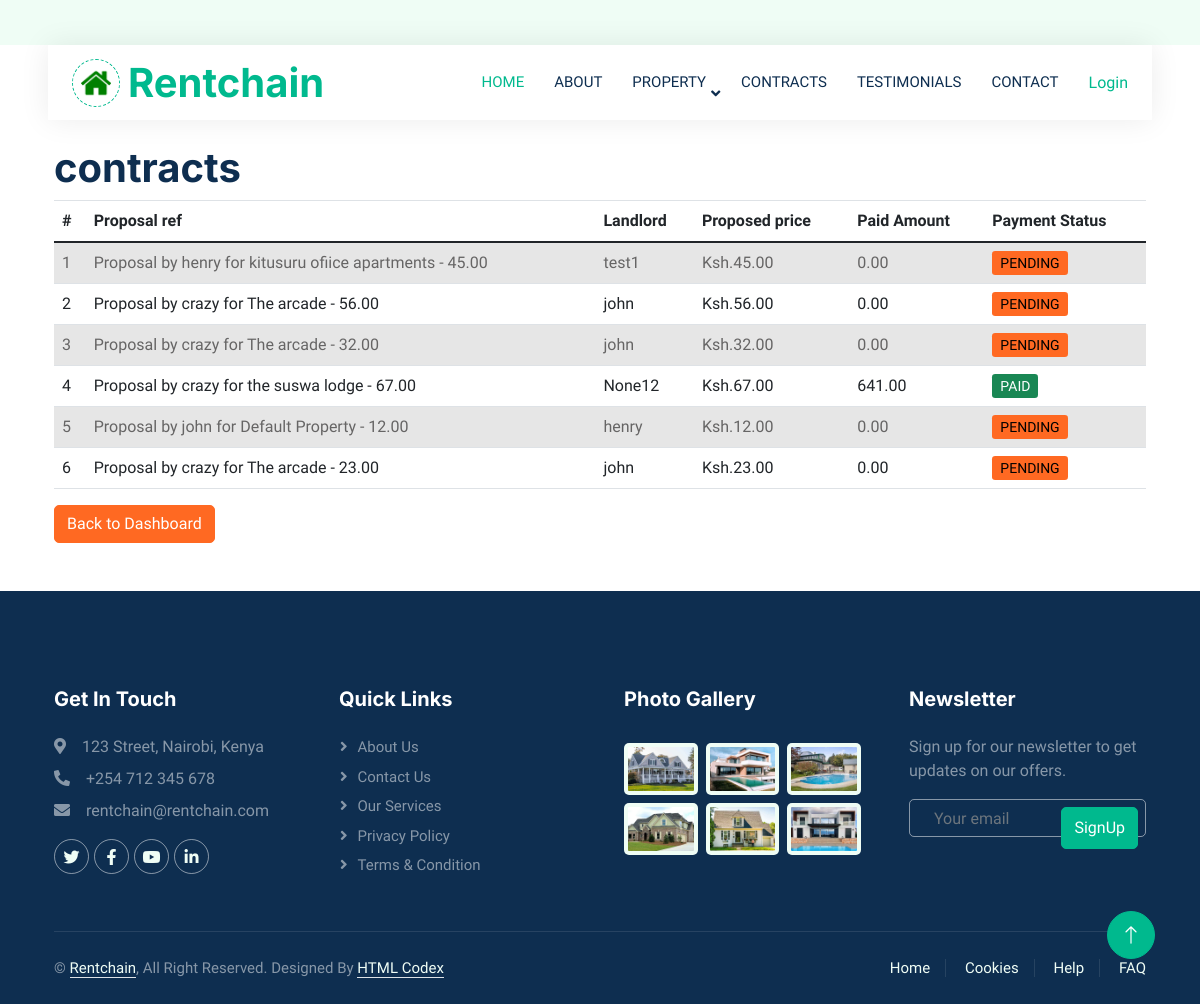
Page /Contracts/ on the committed database.
### property_app/models.py (models this page shows, shortened)
class Contract(models.Model):
    proposal = models.OneToOneField(Proposal, on_delete=models.CASCADE)
    landlord = models.ForeignKey(User, on_delete=models.CASCADE)
    client = models.ForeignKey(
        User, related_name="client_contracts", on_delete=models.CASCADE
    )
    property_ref = models.ForeignKey(Property, on_delete=models.CASCADE, related_name="contracts")
    lease_value = models.DecimalField(max_digits=10, decimal_places=2)
    start_date = models.DateField(null=True, blank=True)
    end_date = models.DateField(null=True, blank=True)
    landlord_signature = models.CharField(max_length=100, null=True, blank=True)
    client_signature = models.CharField(max_length=100, null=True, blank=True)
    paid_amount = models.DecimalField(max_digits=10, decimal_places=2, default=0)
    @property
    def payment_status(self):
        if self.proposal.proposed_price <= self.paid_amount:
            return "PAID"
        return "PENDING"
    logging.basicConfig(level=logging.DEBUG, format='%(asctime)s - %(levelname)s - %(message)s')

class Proposal(models.Model):
    STATUS_CHOICES = [
        ('pending', 'Pending'),
        ('accepted', 'Accepted'),
        ('rejected', 'Rejected'),
    ]
    payment_status = models.CharField(
        max_length=20,
        choices=[('Pending', 'Pending'), ('Paid', 'Paid')],
        default='Pending'
    )
    property = models.ForeignKey(Property, on_delete=models.CASCADE, related_name='proposals')
    proposer = models.ForeignKey(settings.AUTH_USER_MODEL, on_delete=models.CASCADE, related_name='proposals')
    proposed_price = models.DecimalField(max_digits=10, decimal_places=2)
    message = models.TextField(blank=True, null=True)
    created_at = models.DateTimeField(auto_now_add=True)
    status = models.CharField(max_length=10, choices=STATUS_CHOICES, default='pending')  # New field
    landlord_response = models.TextField(blank=True, null=True)  # New field
    paid_amount = models.DecimalField(max_digits=10, decimal_places=2, default=0)
    start_date = models.DateField(null=True, blank=True)
    end_date = models.DateField(null=True, blank=True)
    def __str__(self):
        return f"Proposal by {self.proposer} for {self.property.name} - {self.proposed_price}"
    from django.core.exceptions import ObjectDoesNotExist

class User(AbstractUser):
    ROLES = [
        ('client', 'Client'),
        ('landlord', 'Landlord'),
        ('admin', 'Admin'),
    ]
    role = models.CharField(max_length=10, choices=ROLES, default='client')
    wallet_balance = models.DecimalField(max_digits=10, decimal_places=2, default=0.00)
    groups = models.ManyToManyField(
        Group,
        related_name="custom_user_groups",  # Specify a custom related_name
        blank=True,
    )
    user_permissions = models.ManyToManyField(
        Permission,
        related_name="custom_user_permissions",  # Specify a custom related_name
        blank=True,
    )

class Property(models.Model):
    id = models.AutoField(primary_key=True)  # Auto-incrementing ID field
    landlord = models.ForeignKey(settings.AUTH_USER_MODEL, on_delete=models.CASCADE, related_name="properties")
    name = models.CharField(max_length=255, default='test')
    description = models.TextField(default='test')
    price = models.DecimalField(max_digits=10, decimal_places=2,default='123')
    location = models.CharField(max_length=255,default='test')
    created_at = models.DateTimeField(auto_now_add=True)
    number_of_units=models.IntegerField()
    size=models.IntegerField()
    baths=models.IntegerField()
    beds=models.IntegerField()
    amenities = models.ManyToManyField('Amenity', blank=True, related_name='properties',default='gym')
    contact_number = models.CharField(max_length=15, blank=True, null=True,default='0711111')
    utilities = models.TextField(blank=True, null=True, help_text="List included utilities (e.g., water, electricity).",default='water')
    nearby_features = models.TextField(blank=True, null=True,default='school')
    lease_type=[
        ('rent','Rent'),
        ('sale','Sale'),
        ('lease','Lease')
    ]
    CATEGORY_CHOICES = [
        ('apartment', 'Apartment'),
        ('villa', 'Villa'),
        ('Home', 'home'),
        ('Office', 'office'),
        ('Garage', 'garage'),
    ]
    STATUS_CHOICES = [
    ('available', 'Available'),
    ('occupied', 'Occupied'),
    ('sold', 'Sold'),
]
    FURNISHING_CHOICES = [
    ('furnished', 'Furnished'),
    ('semi-furnished', 'Semi-Furnished'),
    ('unfurnished', 'Unfurnished'),
]
    furnishing_status = models.CharField(max_length=50, choices=FURNISHING_CHOICES, default='unfurnished')
    status = models.CharField(max_length=50, choices=STATUS_CHOICES, default='available')
    category = models.CharField(max_length=50, choices=CATEGORY_CHOICES, default='apartment')
    t_type= models.CharField(max_length=50,choices=lease_type,default='rent')

### property_app/views.py (the view)
# urls.py: path('Contracts/', ContractListView.as_view(), name='view_contracts'),
class ContractListView(View):
    template_name = 'manage_contracts.html'
    def get(self, request, *args, **kwargs):
        contracts = Contract.objects.select_related('proposal')
        return render(request, self.template_name, {'contracts': contracts})

### property_app/context_processors.py (called while the page is built, shortened)
def dashboard_url(request):
    return {'dashboard_url': None}

### property_app/templates/manage_contracts.html
{% extends "base.html" %}
{%block content%}
<div class="container mt-4">
    <h1>contracts</h1>
    <table class="table table-striped">
        <thead>
            <tr>
                <th>#</th>
                <th>Proposal ref</th>
                <th>Landlord</th>
                <th>Proposed price</th>
                <th>Paid Amount</th>
                <th>Payment Status</th>
            </tr>
        </thead>
        <tbody>
            {% for contract in contracts %}
                <tr>
                    <td>{{ forloop.counter }}</td>
                    <td>{{ contract.proposal }}</td>
                    <td>{{ contract.landlord }}</td>
                    <td>Ksh.{{ contract.lease_value}}</td>
                    <td>{{ contract.paid_amount }}</td>
                    <td>
                        <span class="btn-sm
                            {% if contract.payment_status == 'PAID' %}
                                btn-success
                            {% else %}
                                btn-secondary
                            {% endif %}
                        ">
                            {{ contract.payment_status|capfirst }}
                        </span>
                    </td>
                </tr>
            {% endfor %}
        </tbody>
    </table>
    <a href="{% url 'admin_dashboard' %}" class="btn btn-secondary">Back to Dashboard</a>
</div>
{%endblock%}

### property_app/static/style.css (style rules this page uses)
:root { --primary: #00B98E; --secondary: #FF6922; --light: #EFFDF5; --dark: #0E2E50; }
.btn { transition: .5s; }
.btn.btn-primary, .btn.btn-secondary { color: #FFFFFF; }

### rows in the picture
Contract: proposal "Proposal by henry for kitusuru ofiice apartments - 45.00", landlord "test1", lease_value "45.00", paid_amount "0.00", payment_status "PENDING"
Contract: proposal "Proposal by crazy for The arcade - 56.00", landlord "john", lease_value "56.00", paid_amount "0.00", payment_status "PENDING"
Contract: proposal "Proposal by crazy for The arcade - 32.00", landlord "john", lease_value "32.00", paid_amount "0.00", payment_status "PENDING"
Contract: proposal "Proposal by crazy for the suswa lodge - 67.00", landlord "None12", lease_value "67.00", paid_amount "641.00", payment_status "PAID"
Contract: proposal "Proposal by john for Default Property - 12.00", landlord "henry", lease_value "12.00", paid_amount "0.00", payment_status "PENDING"
Contract: proposal "Proposal by crazy for The arcade - 23.00", landlord "john", lease_value "23.00", paid_amount "0.00", payment_status "PENDING"
